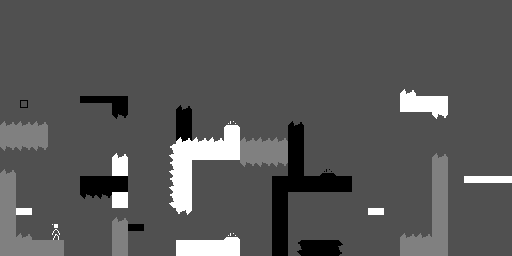

This is a level from a 2D game, rendered from its Tiled map with the project's own tilesets. A one-line summary and the complete map file follow:
An orthogonal 32x16 tile map with 16x16 px tiles, 2 tile layers (alt_a, all).

<map version="1.5" tiledversion="1.7.2" orientation="orthogonal" renderorder="right-down" width="32" height="16" tilewidth="16" tileheight="16" infinite="0" backgroundcolor="#505050" nextlayerid="6" nextobjectid="1">
 <properties>
  <property name="bg_color" type="int" value="0" />
  <property name="title" value="Easy Way Out" />
  <property name="wrapping" type="bool" value="true" />
 </properties>
 <tileset firstgid="1" source="monoman.tsx" />
 <layer id="4" name="alt_a" width="32" height="16">
  <data encoding="csv">
0,0,0,0,0,0,0,0,0,0,0,0,0,0,0,0,0,0,0,0,0,0,0,0,0,0,0,0,0,0,0,0,
0,0,0,0,0,0,0,0,0,0,0,0,0,0,0,0,0,0,0,0,0,0,0,0,0,0,0,0,0,0,0,0,
0,0,0,0,0,0,0,0,0,0,0,0,0,0,0,0,0,0,0,0,0,0,0,0,0,0,0,0,0,0,0,0,
0,0,0,0,0,0,0,0,0,0,0,0,0,0,0,0,0,0,0,0,0,0,0,0,0,0,0,0,0,0,0,0,
0,0,0,0,0,0,0,0,0,0,0,0,0,0,0,0,0,0,0,0,0,0,0,0,0,0,0,0,0,0,0,0,
0,0,0,0,0,0,0,0,0,0,0,0,0,0,0,0,0,0,0,0,0,0,0,0,0,12,0,0,0,0,0,0,
0,0,0,0,0,0,0,0,0,0,0,10,0,0,0,0,0,0,0,0,0,0,0,0,0,6,6,6,0,0,0,0,
0,0,0,0,0,0,0,0,0,0,0,4,0,0,0,0,0,0,0,0,0,0,0,0,0,0,0,1073741836,0,0,0,0,
0,0,0,0,0,0,0,0,0,0,0,4,0,0,0,0,0,0,0,0,0,0,0,0,0,0,0,0,0,0,0,0,
0,1073741835,1073741835,0,0,0,0,12,0,0,0,4,0,0,0,0,0,0,0,0,0,0,0,0,0,0,0,11,0,0,0,0,
0,0,0,0,0,0,0,6,0,0,0,4,0,0,0,0,0,0,0,0,13,0,0,0,0,0,0,5,0,0,0,0,
0,0,0,0,0,0,0,6,0,0,0,4,0,0,0,0,0,0,0,0,0,0,0,0,0,0,0,5,0,9,9,9,
0,0,0,0,0,0,0,6,0,0,0,0,0,0,0,0,0,0,0,0,0,0,0,0,0,0,0,5,0,0,0,0,
0,0,0,0,0,0,0,0,0,0,0,0,0,0,0,0,0,0,0,0,0,0,0,9,0,0,0,5,0,0,0,0,
0,0,0,0,0,0,0,0,0,0,0,0,0,0,0,0,0,0,0,0,0,0,0,0,0,11,11,5,0,0,0,0,
0,0,0,0,0,0,0,0,0,0,0,0,0,0,0,0,0,0,0,0,0,0,0,0,0,5,5,5,0,0,0,0
</data>
 </layer>
 <layer id="1" name="all" width="32" height="16">
  <data encoding="csv">
0,0,0,0,0,0,0,0,0,0,0,0,0,0,0,0,0,0,0,0,0,0,0,0,0,0,0,0,0,0,0,0,
0,0,0,0,0,0,0,0,0,0,0,0,0,0,0,0,0,0,0,0,0,0,0,0,0,0,0,0,0,0,0,0,
0,0,0,0,0,0,0,0,0,0,0,0,0,0,0,0,0,0,0,0,0,0,0,0,0,0,0,0,0,0,0,0,
0,0,0,0,0,0,0,0,0,0,0,0,0,0,0,0,0,0,0,0,0,0,0,0,0,0,0,0,0,0,0,0,
0,0,0,0,0,0,0,0,0,0,0,0,0,0,0,0,0,0,0,0,0,0,0,0,0,0,0,0,0,0,0,0,
0,0,0,0,0,0,0,0,0,0,0,0,0,0,0,0,0,0,0,0,0,0,0,0,0,0,0,0,0,0,0,0,
0,16,0,0,0,7,7,4,0,0,0,0,0,0,0,0,0,0,0,0,0,0,0,0,0,0,0,0,0,0,0,0,
11,11,11,0,0,0,0,1073741834,0,0,0,0,0,0,15,0,0,0,10,0,0,0,0,0,0,0,0,0,0,0,0,0,
5,5,5,0,0,0,0,0,0,0,0,12,12,12,6,11,11,11,4,0,0,0,0,0,0,0,0,0,0,0,0,0,
1073741835,0,0,0,0,0,0,0,0,0,1610612748,6,6,6,6,5,5,5,4,0,0,0,0,0,0,0,0,0,0,0,0,0,
11,0,0,0,0,0,0,0,0,0,1610612748,6,0,0,0,1073741835,1073741835,1073741835,4,0,0,0,0,0,0,0,0,0,0,0,0,0,
5,0,0,0,0,4,4,4,0,0,1610612748,6,0,0,0,0,0,4,4,4,4,4,0,0,0,0,0,0,0,0,0,0,
5,0,0,0,0,1073741834,1073741834,0,0,0,1610612748,6,0,0,0,0,0,4,0,0,0,0,0,0,0,0,0,0,0,0,0,0,
5,9,0,0,0,0,0,11,0,0,0,3221225484,0,0,0,0,0,4,0,0,0,0,0,0,0,0,0,0,0,0,0,0,
5,11,0,1,0,0,0,5,7,0,0,0,0,0,15,0,0,4,0,0,0,0,0,0,0,0,0,0,0,0,0,0,
5,5,5,5,0,0,0,5,0,0,0,6,6,6,6,0,0,4,1610612746,4,4,2684354570,0,0,0,0,0,0,0,0,0,0
</data>
 </layer>
</map>